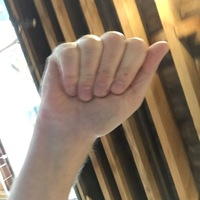
#> input picture archive/A/A0005_test.jpg, 200 x 200 px
$ python -i build_hog_dataset.py   (imports and definitions only)
#> lines starting #> are read from the running program, lines starting #| are printed output that depends on the picture; after the words box and inside, x2 and y2 are one past the last pixel; in counts of white or black regions, pixels touching at a corner belong together
#> further down, picture is the input picture: shape (200, 200, 3); mean B, G, R 105.2, 124.4, 142.9
from pathlib import Path
import argparse

import cv2
import numpy as np
from skimage.feature import hog
from tqdm import tqdm


IMAGE_EXTENSIONS = {".jpg", ".jpeg", ".png", ".bmp"}


# [56 lines left out: functions resize_with_padding, read_image_bgr, not called in this run]


def suppress_background_preserve_hand(image_bgr):
    """
    Giảm ảnh hưởng của nền phòng tối/nhiễu sọc nhưng giữ nguyên vẹn 100% ngón tay
    và đường viền bàn tay (Cách 3B đã kiểm chứng trong scripts/compare_three_input_pipelines.py):
    1. Xác định vùng lõi màu da trong không gian YCrCb (Cr >= 131, 77 <= Cb <= 138, Y >= 45).
    2. Đóng hình thái học (MORPH_CLOSE 11x11, 2 lần) để lấp kín các vùng chói sáng trên ngón tay.
    3. Giữ các thành phần liên thông giao với vùng trung tâm 70% của khung crop (diện tích >= 60 px).
    4. Nới rộng biên bảo vệ (dilate 9x9) để không bao giờ cắt lẹm vào đầu ngón tay hay viền bàn tay.
    5. Hòa trộn biên mềm (GaussianBlur 13x13, sigma=3.5), nâng vùng nền ngoài bàn tay về mức xám sáng 232
       tương đồng với phông nền sáng của tập huấn luyện.
    """
    h, w = image_bgr.shape[:2]
#> h = 200; w = 200
    ycc = cv2.cvtColor(image_bgr, cv2.COLOR_BGR2YCrCb)
#> ycc: shape (200, 200, 3); mean of channels 0, 1, 2 127.8, 138.8, 115.3
    Y = ycc[:, :, 0]
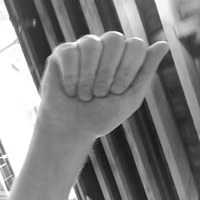
#> Y: shape (200, 200); min 21, max 255, mean 127.8
    Cr = ycc[:, :, 1]
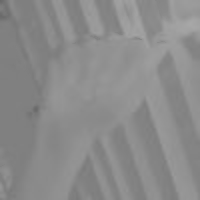
#> Cr: shape (200, 200); min 104, max 168, mean 138.8
    Cb = ycc[:, :, 2]
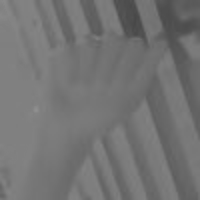
#> Cb: shape (200, 200); min 72, max 144, mean 115.3

    skin_raw = ((Cr >= 131) & (Cb >= 77) & (Cb <= 138) & (Y >= 45)).astype(np.uint8) * 255
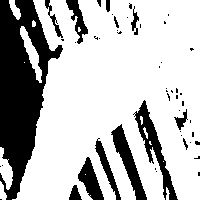
#> skin_raw: shape (200, 200); 73.5% white; 51 black regions (38 under 20 px), largest, box (x1, y1, x2, y2) and area: (0, 0, 63, 200) 6614, (133, 100, 178, 200) 1057, (111, 124, 147, 200) 854

    k_close = cv2.getStructuringElement(cv2.MORPH_ELLIPSE, (11, 11))
    skin_closed = cv2.morphologyEx(skin_raw, cv2.MORPH_CLOSE, k_close, iterations=2)
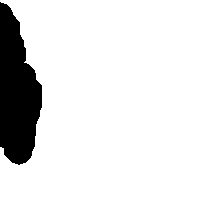
#> skin_closed: shape (200, 200); 88.1% white; 1 black region, box (x1, y1, x2, y2) and area: (0, 2, 42, 165) 4774

    num_labels, labels, stats, _ = cv2.connectedComponentsWithStats(skin_closed, connectivity=8)
#> num_labels = 2; stats = [[0, 2, 42, 163, 4774], [0, 0, 200, 200, 35226]]
    inner_y1, inner_y2 = int(h * 0.15), int(h * 0.85)
#> inner_y1 = 30; inner_y2 = 170
    inner_x1, inner_x2 = int(w * 0.15), int(w * 0.85)
#> inner_x1 = 30; inner_x2 = 170
    clean_mask = np.zeros_like(skin_closed)
    for lbl_id in range(1, num_labels):
        comp = labels == lbl_id
        if np.any(comp[inner_y1:inner_y2, inner_x1:inner_x2]) and stats[lbl_id, cv2.CC_STAT_AREA] >= 60:
            clean_mask[comp] = 255

    if np.count_nonzero(clean_mask) == 0:
        clean_mask = skin_closed

    k_dilate = cv2.getStructuringElement(cv2.MORPH_ELLIPSE, (9, 9))
    protected_hand_mask = cv2.dilate(clean_mask, k_dilate, iterations=1)
#> protected_hand_mask: shape (200, 200); 90.2% white; 1 black region, box (x1, y1, x2, y2) and area: (0, 6, 38, 161) 3906

    alpha = cv2.GaussianBlur(protected_hand_mask.astype(np.float32) / 255.0, (13, 13), 3.5)
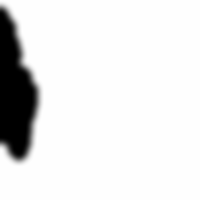
#> alpha: shape (200, 200) float32; min 0, max 1, mean 0.902
    bg_color = np.full_like(image_bgr, 232, dtype=np.float32)
    blended = np.clip(
        image_bgr.astype(np.float32) * alpha[:, :, None] + bg_color * (1.0 - alpha[:, :, None]),
        0,
        255,
    ).astype(np.uint8)
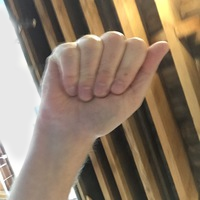
#> blended: shape (200, 200, 3); mean B, G, R 103.6, 122.8, 141.5
    return blended, protected_hand_mask


# [212 lines left out: functions apply_webcam_method_3b_from_bgr, extract_hog_with_diagnostics_from_bgr, extract_hog_from_bgr, extract_hog, get_class_names, process_split and 1 more, not called in this run]


# [2 lines not run here, left out]

>>> import cv2
>>> picture = cv2.imread('../../archive/A/A0005_test.jpg')
>>> result = suppress_background_preserve_hand(picture)

$ run again, on archive/A/A0013_test.jpg
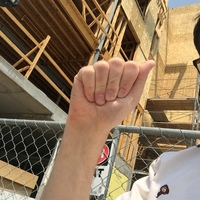
#> input picture archive/A/A0013_test.jpg, 200 x 200 px
#> picture is the input picture: shape (200, 200, 3); mean B, G, R 90, 116.5, 140.3
#> ycc: shape (200, 200, 3); mean of channels 0, 1, 2 120.6, 142, 110.7
#> in suppress_background_preserve_hand, `skin_raw = ((Cr >= 131) & (Cb >= 77) & (Cb <= 138) & (Y >= 45)).astype..`:
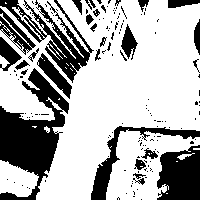
#> skin_raw: shape (200, 200); 69% white; 152 black regions (124 under 20 px), largest, box (x1, y1, x2, y2) and area: (0, 68, 69, 200) 4063, (0, 0, 94, 83) 2060, (157, 145, 200, 200) 1881
#> skin_closed: shape (200, 200); 90% white; 2 black regions, box (x1, y1, x2, y2) and area: (0, 110, 57, 174) 2517, (161, 152, 200, 200) 1481
#> num_labels = 2; stats = [[0, 110, 200, 90, 3998], [0, 0, 200, 200, 36002]]
#> protected_hand_mask: shape (200, 200); 92.2% white; 2 black regions, box (x1, y1, x2, y2) and area: (0, 114, 53, 170) 1943, (165, 156, 200, 200) 1172
#> in suppress_background_preserve_hand, `blended = np.clip( image_bgr.astype(np.float32) * alpha[:, :, None] + ..`:
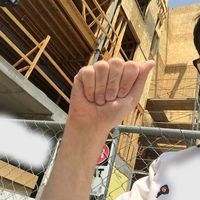
#> blended: shape (200, 200, 3); mean B, G, R 100.6, 127.1, 151

$ run again, on archive/A/A0016_test.jpg
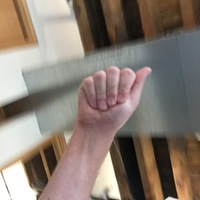
#> input picture archive/A/A0016_test.jpg, 200 x 200 px
#> picture is the input picture: shape (200, 200, 3); mean B, G, R 113.4, 123.4, 136
#> ycc: shape (200, 200, 3); mean of channels 0, 1, 2 126, 135.1, 120.9
#> skin_raw: shape (200, 200); 51.5% white; 21 black regions (13 under 20 px), largest, box (x1, y1, x2, y2) and area: (0, 0, 200, 200) 17875, (0, 164, 36, 200) 859, (32, 154, 48, 184) 203
#> skin_closed: shape (200, 200); 65.5% white; 3 black regions, box (x1, y1, x2, y2) and area: (95, 29, 200, 139) 6916, (0, 44, 94, 162) 6430, (0, 181, 35, 200) 466
#> in suppress_background_preserve_hand, `num_labels, labels, stats, _ = cv2.connectedComponentsWithStats(skin_c..`:
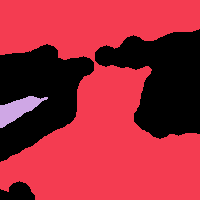
#> labels: shape (200, 200) int32; 3 distinct labels, from 0 to 2; one colour per label, 0 black
#> num_labels = 3; stats = [[0, 29, 200, 171, 13812], [0, 0, 200, 200, 25488], [0, 96, 48, 32, 700]]
#> protected_hand_mask: shape (200, 200); 72.7% white; 3 black regions, box (x1, y1, x2, y2) and area: (99, 33, 200, 135) 5678, (0, 48, 90, 158) 4960, (0, 185, 31, 200) 270
#> in suppress_background_preserve_hand, `blended = np.clip( image_bgr.astype(np.float32) * alpha[:, :, None] + ..`:
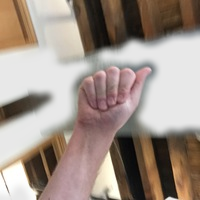
#> blended: shape (200, 200, 3); mean B, G, R 137.2, 146.7, 160.7

$ run again, on archive/A/A0020_test.jpg
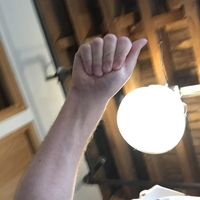
#> input picture archive/A/A0020_test.jpg, 200 x 200 px
#> picture is the input picture: shape (200, 200, 3); mean B, G, R 111.6, 123.1, 137
#> ycc: shape (200, 200, 3); mean of channels 0, 1, 2 125.9, 135.9, 119.9
#> skin_raw: shape (200, 200); 63.8% white; 21 black regions (12 under 20 px), largest, box (x1, y1, x2, y2) and area: (75, 78, 200, 200) 6939, (0, 0, 72, 139) 5317, (52, 0, 79, 65) 750
#> skin_closed: shape (200, 200); 78.3% white; 4 black regions, box (x1, y1, x2, y2) and area: (0, 0, 58, 112) 4288, (118, 85, 186, 153) 3725, (144, 183, 175, 200) 424, (116, 0, 138, 13) 225
#> num_labels = 2; stats = [[0, 0, 186, 200, 8662], [0, 0, 200, 200, 31338]]
#> protected_hand_mask: shape (200, 200); 83.4% white; 4 black regions, box (x1, y1, x2, y2) and area: (0, 0, 54, 108) 3439, (122, 89, 182, 149) 2887, (148, 187, 171, 200) 237, (120, 0, 134, 9) 97
#> in suppress_background_preserve_hand, `blended = np.clip( image_bgr.astype(np.float32) * alpha[:, :, None] + ..`:
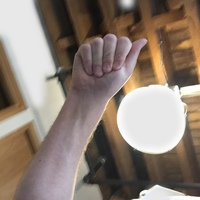
#> blended: shape (200, 200, 3); mean B, G, R 115.8, 126.9, 141.2
